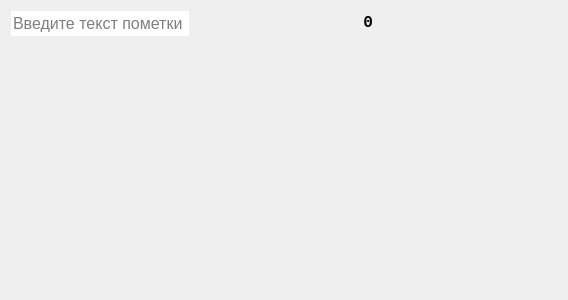
<?xml version="1.0" encoding="UTF-8"?>
<ui version="4.0">
 <class>cGraphWindow</class>
 <widget class="QDialog" name="cGraphWindow">
  <property name="geometry">
   <rect>
    <x>0</x>
    <y>0</y>
    <width>568</width>
    <height>300</height>
   </rect>
  </property>
  <property name="sizePolicy">
   <sizepolicy hsizetype="Expanding" vsizetype="Expanding">
    <horstretch>0</horstretch>
    <verstretch>0</verstretch>
   </sizepolicy>
  </property>
  <property name="windowTitle">
   <string>График изменения параметра</string>
  </property>
  <layout class="QVBoxLayout" name="verticalLayout_2">
   <item>
    <layout class="QHBoxLayout" name="horizontalLayout_2">
     <property name="sizeConstraint">
      <enum>QLayout::SetDefaultConstraint</enum>
     </property>
     <item>
      <widget class="QLineEdit" name="lineEdit">
       <property name="font">
        <font>
         <pointsize>12</pointsize>
        </font>
       </property>
       <property name="text">
        <string/>
       </property>
       <property name="frame">
        <bool>false</bool>
       </property>
       <property name="placeholderText">
        <string>Введите текст пометки</string>
       </property>
      </widget>
     </item>
     <item>
      <widget class="QLabel" name="lValue">
       <property name="sizePolicy">
        <sizepolicy hsizetype="Expanding" vsizetype="Fixed">
         <horstretch>0</horstretch>
         <verstretch>0</verstretch>
        </sizepolicy>
       </property>
       <property name="minimumSize">
        <size>
         <width>0</width>
         <height>20</height>
        </size>
       </property>
       <property name="maximumSize">
        <size>
         <width>16777215</width>
         <height>20</height>
        </size>
       </property>
       <property name="baseSize">
        <size>
         <width>0</width>
         <height>20</height>
        </size>
       </property>
       <property name="font">
        <font>
         <family>Consolas</family>
         <pointsize>12</pointsize>
         <weight>75</weight>
         <bold>true</bold>
        </font>
       </property>
       <property name="text">
        <string>0</string>
       </property>
       <property name="alignment">
        <set>Qt::AlignRight|Qt::AlignTop|Qt::AlignTrailing</set>
       </property>
       <property name="textInteractionFlags">
        <set>Qt::NoTextInteraction</set>
       </property>
      </widget>
     </item>
     <item>
      <widget class="QLabel" name="lNominal">
       <property name="sizePolicy">
        <sizepolicy hsizetype="Expanding" vsizetype="Fixed">
         <horstretch>0</horstretch>
         <verstretch>0</verstretch>
        </sizepolicy>
       </property>
       <property name="minimumSize">
        <size>
         <width>0</width>
         <height>20</height>
        </size>
       </property>
       <property name="font">
        <font>
         <family>Consolas</family>
         <pointsize>12</pointsize>
         <weight>75</weight>
         <bold>true</bold>
        </font>
       </property>
       <property name="text">
        <string/>
       </property>
      </widget>
     </item>
    </layout>
   </item>
   <item>
    <layout class="QHBoxLayout" name="horizontalLayout">
     <item>
      <widget class="QWidget" name="widget" native="true">
       <property name="sizePolicy">
        <sizepolicy hsizetype="Preferred" vsizetype="Expanding">
         <horstretch>0</horstretch>
         <verstretch>0</verstretch>
        </sizepolicy>
       </property>
       <property name="toolTipDuration">
        <number>300</number>
       </property>
      </widget>
     </item>
    </layout>
   </item>
  </layout>
 </widget>
 <resources/>
 <connections/>
</ui>
